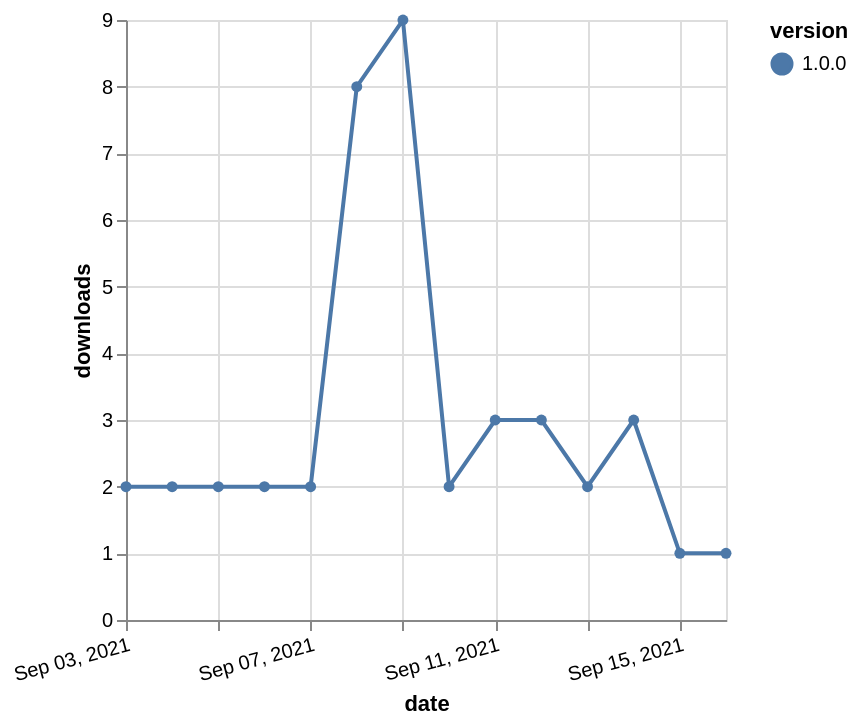

Vega-Lite specification for this chart:
### Vega-Lite specification from a JSON file in a GitHub repository (floating-point values rounded to 4 significant figures)
{"$schema": "https://vega.github.io/schema/vega-lite/v5.json", "description": "A simple bar chart with embedded data.", "data": {"values": [{"date": "2021-09-03", "total": 14648, "delta": 2, "version": "1.0.0"}, {"date": "2021-09-04", "total": 14650, "delta": 2, "version": "1.0.0"}, {"date": "2021-09-05", "total": 14652, "delta": 2, "version": "1.0.0"}, {"date": "2021-09-06", "total": 14654, "delta": 2, "version": "1.0.0"}, {"date": "2021-09-07", "total": 14656, "delta": 2, "version": "1.0.0"}, {"date": "2021-09-08", "total": 14664, "delta": 8, "version": "1.0.0"}, {"date": "2021-09-09", "total": 14673, "delta": 9, "version": "1.0.0"}, {"date": "2021-09-10", "total": 14675, "delta": 2, "version": "1.0.0"}, {"date": "2021-09-11", "total": 14678, "delta": 3, "version": "1.0.0"}, {"date": "2021-09-12", "total": 14681, "delta": 3, "version": "1.0.0"}, {"date": "2021-09-13", "total": 14683, "delta": 2, "version": "1.0.0"}, {"date": "2021-09-14", "total": 14686, "delta": 3, "version": "1.0.0"}, {"date": "2021-09-15", "total": 14687, "delta": 1, "version": "1.0.0"}, {"date": "2021-09-16", "total": 14688, "delta": 1, "version": "1.0.0"}]}, "width": "container", "mark": {"type": "line", "point": {"filled": true}}, "encoding": {"x": {"field": "date", "type": "temporal", "timeUnit": "yearmonthdate", "title": "date", "axis": {"labelAngle": -15}}, "y": {"field": "delta", "type": "quantitative", "title": "downloads"}, "color": {"field": "version", "type": "nominal"}, "tooltip": {"field": "delta"}}}
